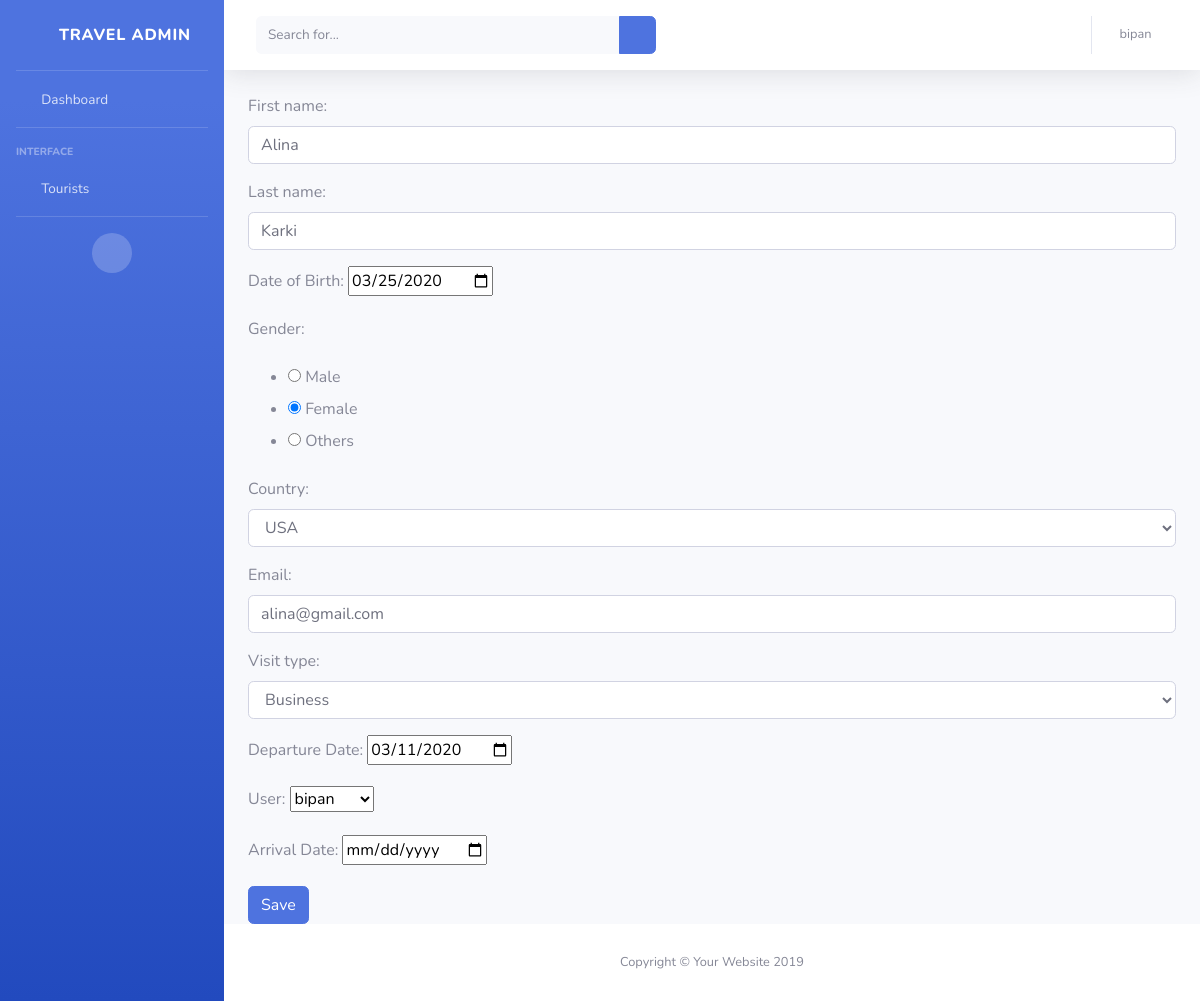
Page /tourists/edit/3/ (signed in) on the committed database.
### tourist/models.py (models this page shows, shortened)
class Tourists(Abs):
    class Meta:
        db_table = 'tourists'

### tourist/views.py (the view)
# urls.py: path('edit/<int:id>/',editTourist,name='edit_tourist'),
def editTourist(request,id):
    form = TouristsForm(request.POST or None, instance=Tourists.objects.get(id=id))
    if form.is_valid():
        form.save()
        messages.add_message(request,messages.SUCCESS,'Successfully updated')
        return redirect('all_tourist')
    return render(request,'edit_tourist.html',context={'form':form})

### templates/edit_tourist.html (shortened to what this page needs)
{% extends 'master/master.html' %}
 {% block 'sidebar' %}
  {% include 'component/sidebar.html' %}
 {% endblock %}
 {% block 'navbar' %}
  {% include 'component/nav.html' %}
 {% endblock %}
 {% block 'footer' %}
{% include 'component/footer.html' %}
 {% endblock %}
{% block 'body' %}
  <form method="post" enctype="multipart/form-data">
      {{form.as_p}}
      <button type="submit" class="btn btn-primary">Save</button>
  </form>
{% endblock %}

### templates/component/nav.html (shortened to what this page needs)
        <nav class="navbar navbar-expand navbar-light bg-white topbar mb-4 static-top shadow">
          <form class="d-none d-sm-inline-block form-inline mr-auto ml-md-3 my-2 my-md-0 mw-100 navbar-search">
            <div class="input-group">
              <input type="text" class="form-control bg-light border-0 small" placeholder="Search for..." aria-label="Search" aria-describedby="basic-addon2">
              <div class="input-group-append">
                <button class="btn btn-primary" type="button">
                  <i class="fas fa-search fa-sm"></i>
                </button>
              </div>
            </div>
          </form>
          <ul class="navbar-nav ml-auto">
            <li class="nav-item dropdown no-arrow">
              <a class="nav-link dropdown-toggle" href="#" id="userDropdown" role="button" data-toggle="dropdown" aria-haspopup="true" aria-expanded="false">
                <span class="mr-2 d-none d-lg-inline text-gray-600 small">{{ user.username }}</span>
                <i class="fas fa-user"></i>
              </a>
            </li>
          </ul>
        </nav>

### rows in the picture
Tourists: first_name "Alina", last_name "Karki", dateOfBirth "03/25/2020", gender "☐ Gender: ☑ Female ☐ Others", country "USA", email "alina@gmail.com", visit_type "Business", departure_date "03/11/2020", user "bipan"

### other values in the picture
{{ user.username }} "bipan"
